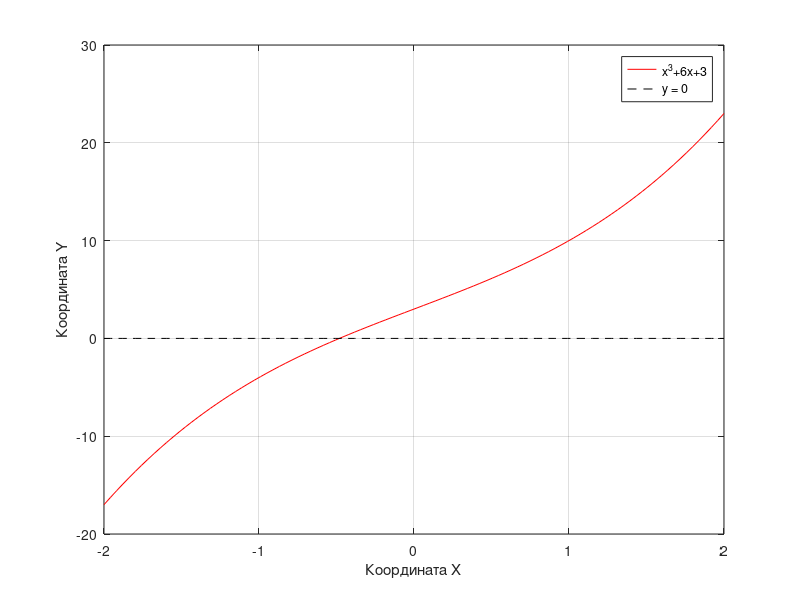

Source code (MATLAB): (Note: this script raises an error after producing the figure.)
%Вариант 16

%Уравнение и диапазон
F = @(x) x.^3 + 6 * x + 3;
x = linspace(-2, 2);
y0 = 0 * x; %просто прямая y = 0, чтобы было наглядней
del = 0.01; %погрешность


%График и его оформление
plot(x, F(x), 'r')
xlabel('Координата X');
ylabel('Координата Y');
hold on
plot(x, y0, 'black--')
legend('x^3+6x+3', 'y = 0'); 
grid on;

%Метод деления отрезка пополам

%Начало и конец отрезка, где есть корень
%Обязательное условие - функция должна менять знак (ну логично же...)
a = -1;   
b = 1;

%Сам метод
while(abs(b - a) > 2 * del)
    x = ( a + b ) ./ 2; %середина отрезка
    if((F(a) * F(x)) < 0) %функция поменяла знак, значит корень
                           % уже будет в отрезке [a,x]
        b = x; 
    else %функция не поменяла знак, значит корень
                           % уже будет в отрезке [x,b]
        a = x;
    end
end

disp('Корень уравнения с помощью метода деления отрезка пополам');
disp(x);


%Метод Ньютона (метод касательных)

a = -1; b = 1; %переопределение отрезка, чтобы не использовать
                %доп. переменные
der = derivative(); %вызов производной 1-го порядка
der2 = derivative2(); %вызов производной 2-го порядка

%Начальное приближение должно удовлетворять следующему условию
if (F(a) * der2(a) > 0)
    temp = a; 
else
    temp = b;
end
xn = temp - (F(temp) ./ der(temp)); %считаем первое приближение

while(abs(temp - xn) > del) %пока не достигнем необходимой точности, будет продолжать вычислять
    temp = xn;
    xn = temp - (F(temp) ./ der(temp)); %непосредственно формула Ньютона
end

disp('Корень уравнения с помощью метода Ньютона');
disp(xn);

%Метод простой итерации
a = -1; b = 1; %переопределение отрезка, чтобы не использовать
                %доп. переменные
x0 = (a + b) ./ 2; %просто начальное приближение
M = @(x0) 1.01 .* der(x0); %некоторая постоянная
f = @ (x) x - F(x) ./ M(x); % φ(x) - как в методичке

%Сам метод (подставляем новое значение в функцию и т.д.)
x0 = f(x0);
while(abs(x0 - f(x0)) > del)
    x0 = f(x0);    
end

disp('Корень уравнения с помощью метода простых итераций');
disp(x0);

%Первая производная функции
function der = derivative() 
    syms x;
    f = x.^3 + 6 * x + 3;
    syms der;
    der = matlabFunction(diff(f));
end

%Вторая производная функции
function der2 = derivative2() 
    syms x;
    f = x.^3 + 6 * x + 3;
    syms der2;
    der2 = matlabFunction(diff(f, 2));
    end
